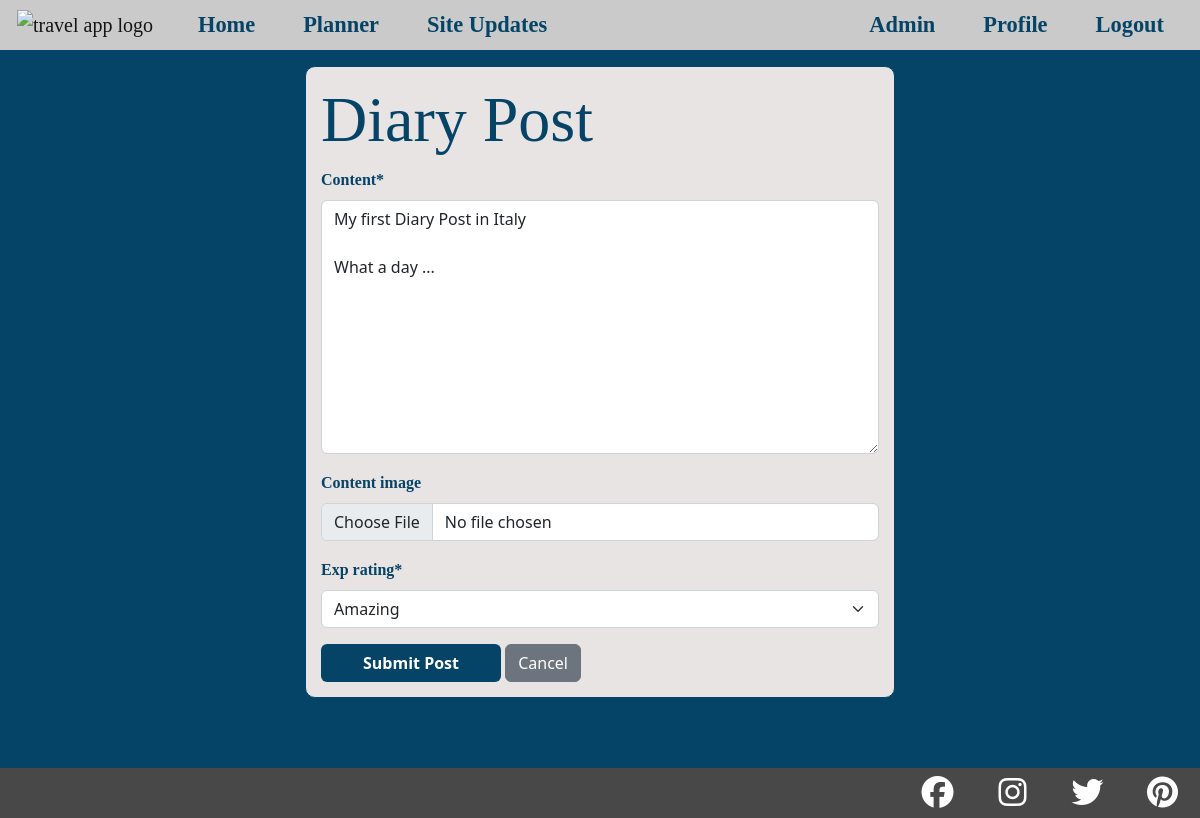
Screenshot of /diary/diary/34/update/ (signed in) with the database file from the repository.
### diary/models.py (models this page shows, shortened)
class Diary(models.Model):
    country = models.ForeignKey(
        Country,
        on_delete=models.CASCADE,
        related_name="country_diary")
    author = models.ForeignKey(User, on_delete=models.CASCADE)
    created_on = models.DateTimeField(auto_now_add=True)
    updated_on = models.DateTimeField(auto_now=True)
    content = models.TextField()
    content_image = ResizedImageField(
        upload_to='media/diary_pics/',
        blank=True,
        size=[600, None],
        force_format='JPEG')
    exp_rating = models.CharField(
        max_length=25,
        choices=EXPERIENCE_CHOICES,
        default='Not Rated')
    tags = TaggableManager(blank=True)
    class Meta:
        ordering = ('-created_on',)

### diary/views.py (the view, shortened to what this page needs)
# urls.py: path('diary/<int:pk>/update/', DiaryUpdateView.as_view(
class DiaryUpdateView(
        LoginRequiredMixin,
        UserPassesTestMixin,
        UpdateView):
    login_url = '/login/required'
    redirect_field_name = 'redirect_to'
    model = Diary
    fields = ['content', 'content_image', 'tags', 'exp_rating']
    def test_func(self):
        diary_post = self.get_object()
        if self.request.user == diary_post.author:
            return True
        return False

### diary/templates/diary/diary_form.html (shortened to what this page needs)
{% extends "base.html" %}
{% load crispy_forms_tags %}
{% block content %}
    <div class="diary-form-container">
        <div class="diary-form">
            <h1>Diary Post</h1>
            <div class="content-section">
                <form method="POST" enctype="multipart/form-data">
                    <fieldset class="form-group">
                        {{ form|crispy }}
                    </fieldset>
                    <div class="form-group">
                        <button class="btn" type="submit">Submit Post</button>
                        <a class="btn btn-secondary" href="{{request.META.HTTP_REFERER|escape}}" aria-label="Previous Page">Cancel</a>
                    </div>
                </form>
            </div>
        </div>
    </div>
{% endblock content %}

### static/css/main.css (style rules this page uses)
* { padding: 0; margin: 0; box-sizing: border-box; }
h1, h2, h3, h4, h5, h6 { font-family: 'Lora', serif; }
a { font-family: 'Lora', serif; }
p, .comments-txt, .form-label { font-family: 'Merriweather', serif; }
.form-label { font-weight: 700; }
@media (min-width: 768px) { h1 { font-size: 350%; } }
@media (min-width: 992px) { h1 { font-size: 400%; } }
.comment-form-container, .delete-form-container, .error-page-container, .diary-form-container, .to-do-list-form-container { margin: 50px 10px 120px 10px; display: flex; justify-content: center; align-items: center; color: rgb(6, 68, 103); }
.comment-form, .delete-form, .error-msg, .diary-form, .to-do-list-form { width: 50%; border: 1px solid rgb(6, 68, 103); padding: 15px; border-radius: 10px; background-color: #e9e4e4; }
.comment-form button, .error-page-button, .diary-form button, .to-do-list-form button { width: 180px; background-color: rgb(6, 68, 103); color: white; font-weight: 700; }
select { width: 80%; }
body { background-color: rgb(6, 68, 103); color: white; }

### rows the page displays
Diary: content "My first Diary Post in Italy What a day ...", exp_rating "Amazing"
